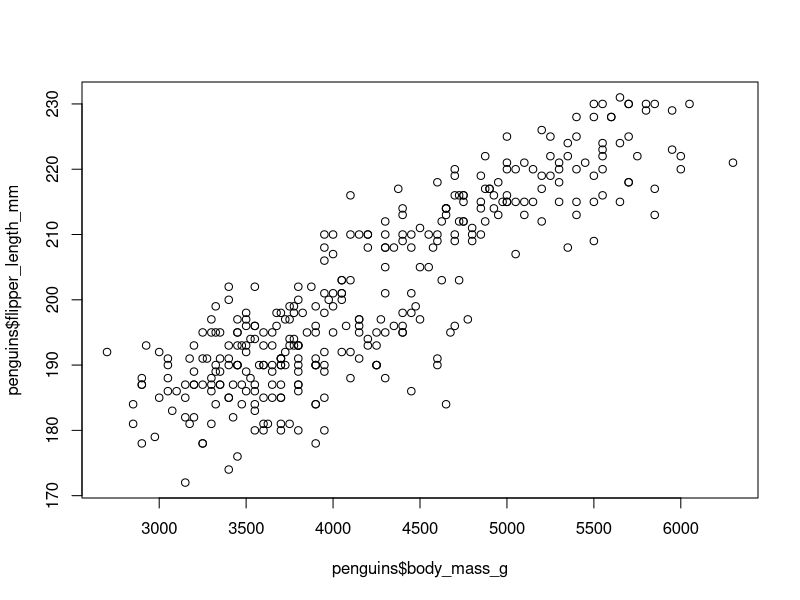
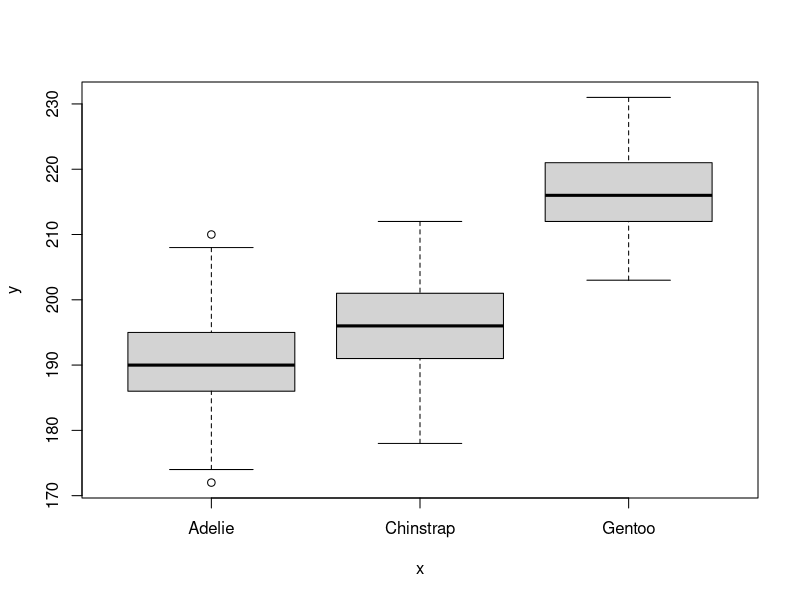

Here is the R script that generated these plots, in order: (Note: this script raises an error after producing the figures.)
## ---- chunk 1
library(palmerpenguins)
data(package = "palmerpenguins")
## ---- chunk 2
plot(penguins$body_mass_g, penguins$flipper_length_mm)
plot(penguins$species, penguins$flipper_length_mm)
## ---- chunk 3
library(tidyverse)
XSptsNoTrees <- read_csv("data/XSptsNDVI.csv") %>%
  filter(vegetation != "pine")
XSptsPheno <- XSptsNoTrees %>%
  pivot_longer(cols = starts_with("NDVI"), names_to = "phenology", values_to = "NDVI") %>%
  mutate(phenology = str_sub(phenology, 5, str_length(phenology)))
write_csv(XSptsPheno, "data/XSptsPheno.csv")

## ---- chunk 4
ggplot(XSptsPheno, aes(vegetation)) + 
   geom_bar()

## ---- chunk 5
XSptsPheno <- read_csv("data/XSptsPheno.csv")

XSptsPheno %>%
  ggplot(aes(NDVI)) + 
  geom_histogram(binwidth=0.05)
## ---- chunk 6
sierraData <- read_csv("data/sierraData.csv")
sierraData %>%
    ggplot(aes(TEMPERATURE)) +
  geom_histogram(fill="dark green")
## ---- chunk 7
n <- length(sierraData$TEMPERATURE)
sierraData %>%
  ggplot(aes(TEMPERATURE)) +
  geom_histogram(aes(y=cumsum(..count..)/n), fill="dark goldenrod")

## ---- chunk 8
XSptsPheno %>% 
  ggplot(aes(NDVI)) + 
  geom_density()

## ---- chunk 9
XSptsPheno %>%
  ggplot(aes(NDVI, fill=phenology)) +
  geom_density(alpha=0.2)
## ---- chunk 10
library(tidyverse)
runoffPivot <- read_csv("data/eucoakrainfallrunoffTDR.csv") %>%
  pivot_longer(cols = starts_with("runoffL_"), 
               names_to = "tree", values_to = "runoff_L") %>%
  mutate(
    tree = str_sub(tree, str_length(tree)-2, str_length(tree)),
    Date = as.Date(date, "%m/%d/%Y"))  # variable date is just a string, needs converting to date format

euc <- runoffPivot %>%
  filter(tree == "euc") %>%
  mutate(
    rain_subcanopy = rain_euc,
    slope = slope_euc,
    aspect = aspect_euc,
    surface_tension = surface_tension_euc,
    runoff_rainfall_ratio = runoff_rainfall_ratio_euc) %>%
  select(site, `site #`, tree, Date, month, rain_mm, rain_subcanopy, slope, aspect, runoff_L, surface_tension, runoff_rainfall_ratio)

oak <- runoffPivot %>%
  filter(tree == "oak") %>%
  mutate(
    rain_subcanopy = rain_oak,
    slope = slope_oak,
    aspect = aspect_oak,
    surface_tension = surface_tension_oak,
    runoff_rainfall_ratio = runoff_rainfall_ratio_oak) %>%
  select(site, `site #`, tree, Date, month, rain_mm, rain_subcanopy, slope, aspect, runoff_L, surface_tension, runoff_rainfall_ratio)

eucoak <- rbind(euc, oak)
write_csv(eucoak, "data/tidy_eucoak.csv")

## ---- chunk 11
runoffEucOak <- read_csv("data/tidy_eucoak.csv")
runoffEucOak %>%
  ggplot(aes(log(runoff_L),fill=tree)) +
  geom_density(alpha=0.2)
## ---- chunk 12
ggplot(data = runoffEucOak) +
  geom_boxplot(aes(x = site, y = runoff_L))

## ---- chunk 13
ggplot(data = runoffEucOak) +
  geom_boxplot(aes(x=site, y=runoff_L, color=tree))

## ---- chunk 14
co2 <- read_csv("data/soilCO2_97.csv")
co2$SITE <- factor(co2$SITE)  # in order to make the numeric field a factor
ggplot(data = co2, mapping = aes(x = SITE, y = `CO2%`)) +
  geom_boxplot()

## ---- chunk 15
sierra <- read_csv("data/sierraFeb.csv")
ggplot(data=sierra) + 
  geom_point(mapping = aes(TEMPERATURE, ELEVATION))

## ---- chunk 16
ggplot(data=sierra) + 
  geom_point(aes(TEMPERATURE, ELEVATION), color="blue")
## ---- chunk 17
ggplot(runoffEucOak) +
  geom_bar(aes(site, runoff_L), stat="identity")
## ---- chunk 18
sierra <- read_csv("data/sierraFeb.csv")
ggplot(data=sierra) + 
  geom_point(aes(TEMPERATURE, ELEVATION, color=COUNTY))

## ---- chunk 19
sierra %>%
  ggplot(aes(TEMPERATURE,ELEVATION)) +
  geom_point(color="blue") +
  geom_line(color="red")
## ---- chunk 20
x <- c(1000, 1100, 1300, 1500, 1600, 1800, 1900)
y <- c(500, 700, 800, 1000, 1200, 1300, 1500)
z <- c(0, 1, 2, 5, 25, 75, 150)
d <- rep(NA, length(x))
longd <- rep(NA, length(x))
s <- rep(NA, length(x))
for(i in 1:length(x)){
  if(i==1){longd[i] <- 0; d[i] <-0}
  else{
    d[i] <- sqrt((x[i]-x[i-1])^2 + (y[i]-y[i-1])^2)
    longd[i] <- longd[i-1] + d[i]
    s[i-1] <- (z[i]-z[i-1])/d[i]}}
longprofile <- bind_cols(x=x,y=y,z=z,d=d,longd=longd,s=s)
ggplot(longprofile, aes(x,y)) +
  geom_line(mapping=aes(col=s), size=1.2) + 
  geom_point(mapping=aes(col=s, size=z)) +
  coord_fixed(ratio=1) + scale_color_gradient(low="green", high="red") +
  ggtitle("Simulated river path, elevations and slopes")
ggplot(longprofile, aes(longd,z)) + geom_line(aes(col=s), size=1.5) + geom_point()  +
  scale_color_gradient(low="green", high="red") +
  ggtitle("Elevation over longitudinal distance upstream")
ggplot(longprofile, aes(longd,s)) + geom_point(aes(col=s), size=3) +
  scale_color_gradient(low="green", high="red") +
  ggtitle("Slope over longitudinal distance upstream")
#summary(lm(s~longd, data=longprofile))

## ---- chunk 21
sierra %>%
  ggplot(aes(TEMPERATURE,ELEVATION)) +
  geom_point(color="blue") +
  geom_smooth(color="red", method="lm")

## ---- chunk 22
TRI <- read_csv("data/TRI_2017_CA.csv") %>%
  filter(`5.1_FUGITIVE_AIR` > 100 & `5.2_STACK_AIR` > 100)
ggplot(data = TRI, aes(log(`5.2_STACK_AIR`), log(`5.1_FUGITIVE_AIR`), 
                       color = INDUSTRY_SECTOR)) +
       geom_point()
## ---- chunk 23
XSptsPheno %>%
  ggplot() +
  geom_point(aes(elevation, NDVI, shape=vegetation, 
                 color = phenology), size = 3) +
  geom_smooth(aes(elevation, NDVI, 
                 color = phenology), method="lm") 
## ---- chunk 24
ggplot(data = eucoak) +
  geom_point(mapping = aes(x = rain_mm, y = runoff_L, color = tree)) +
  geom_smooth(mapping = aes(x = rain_mm, y= runoff_L, color = tree), 
              method = "lm") +
  scale_color_manual(values = c("seagreen4", "orange3"))

## ---- chunk 25
ggplot(data = runoffEucOak) +
  geom_point(aes(x=rain_mm,y=runoff_L)) +
  geom_smooth(aes(x=rain_mm,y=runoff_L), method="lm") +
  facet_grid(tree ~ .)

## ---- chunk 26
ggplot(data = runoffEucOak) +
  geom_point(aes(x=rain_mm,y=runoff_L, color=tree)) +
  geom_smooth(aes(x=rain_mm,y=runoff_L, color=tree), method="lm") +
  scale_color_manual(values=c("seagreen4","orange3")) +
  labs(title="rainfall ~ runoff", 
       subtitle="eucalyptus & oak sites, 2016")

## ---- chunk 27
sierra %>%
  select(LATITUDE, ELEVATION, TEMPERATURE, PRECIPITATION) %>%
  pairs()
## ---- chunk 28
library(GGally)
sierra %>%
   select(LATITUDE, ELEVATION, TEMPERATURE, PRECIPITATION) %>%
   ggpairs()

## ---- chunk 29
library(tidyverse)
tr <- tibble(treering = treering)
str(tr)
ggplot(data=tr, aes(x=treering)) + geom_histogram()
## ---- chunk 30
#st <- as_tibble(state.x77)
st <- bind_cols(Name=state.name, Abb=state.abb, Region=state.region, as_tibble(state.x77))
st
## ---- chunk 31
#st <- as_tibble(state.x77)
ggplot(data=st, aes(x=Frost)) + geom_density()
## ---- chunk 32
ggplot(data=st, aes(x=Region, y=Area)) + geom_boxplot()
ggplot(data=st, aes(x=Region, y=Frost)) + geom_boxplot()
## ---- chunk 33
st %>%
  ggplot(aes(x=Frost, y=Murder)) + geom_point(aes(col=Region)) + geom_smooth(method="lm")
print(st$Name[which.max(st$Murder)])
## ---- chunk 34
st %>%
  ggplot(aes(x=Frost, y=Murder)) + geom_label(aes(label=Abb, col=Region)) + geom_smooth(method="lm")

